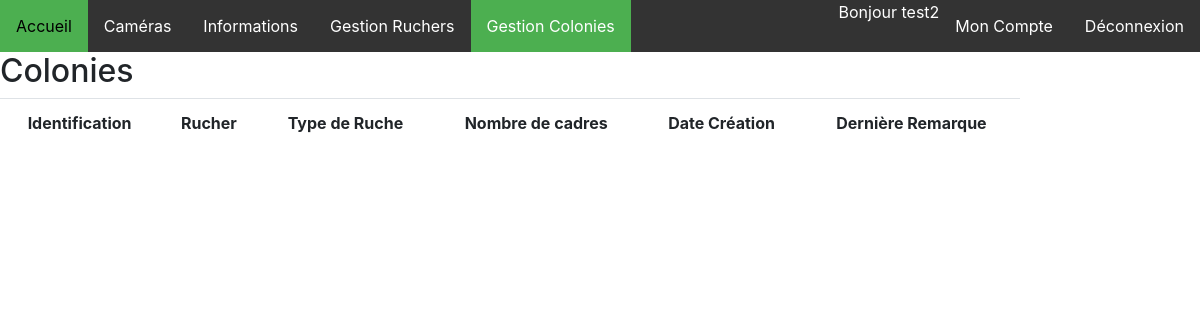
Before: /afficherColonies (signed in) with the older database file.
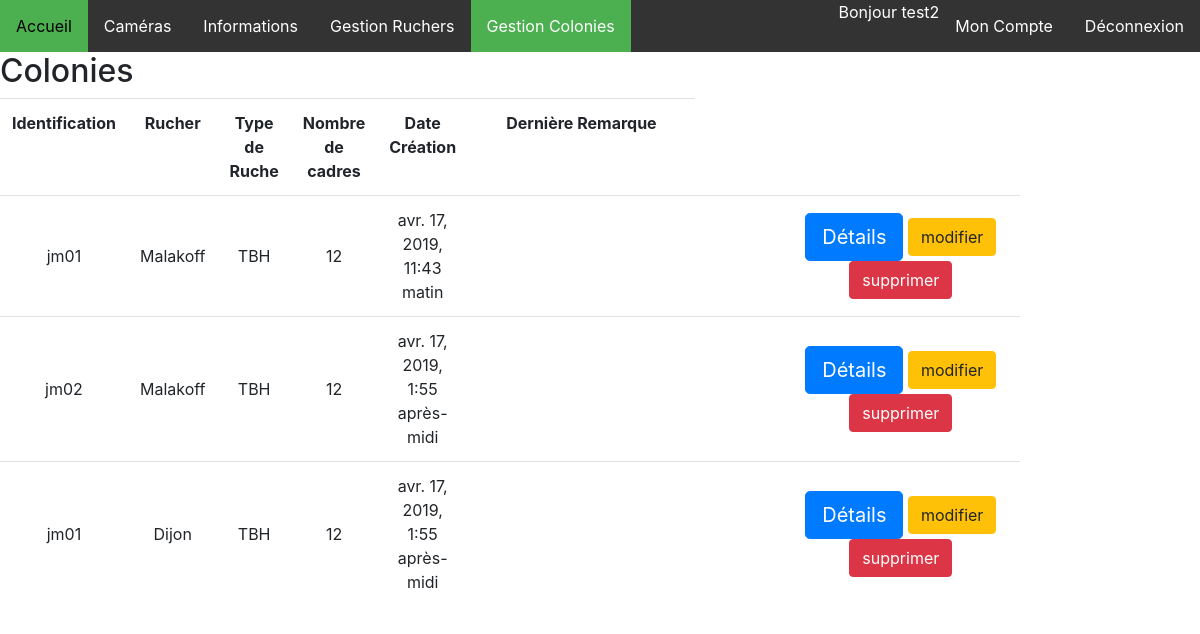
After: the same page with the newer database file.
### ruches/models.py (models this page shows, shortened)
class Colonie(models.Model):
    nom = models.CharField(max_length=200)
    rucher = models.ForeignKey(Rucher, on_delete=models.CASCADE)
    type = models.ForeignKey(TypeRuche, on_delete=models.CASCADE)
    nombre_de_cadres = models.CharField(max_length=20)
    date = models.DateTimeField(default=datetime.datetime.now)
    remarque = models.CharField(max_length=1024, null=True)

class Rucher(models.Model):
    nom = models.CharField(max_length=200, unique=True)
    user = models.ForeignKey(User, on_delete=models.CASCADE, null=True)
    adresseP = models.CharField(max_length=200, default='')
    adresseS = models.CharField(max_length=200, null=True, default='')
    codePostal = models.CharField(max_length=5, default='')
    ville = models.CharField(max_length=200, default='')
    def __str__(self):
        return self.nom

class TypeRuche(models.Model):
    nom = models.CharField(max_length=200)
    def __str__(self):
        return self.nom

### ruches/views.py (the view)
# urls.py: path('afficherColonies', views.afficherColonies, name='afficherColonies'),
def afficherColonies(request):
    colonies = Colonie.objects.all()
    return render(request, 'Apiculteurs/afficherColonies.html', {'colonies': colonies})

### templates/Apiculteurs/afficherColonies.html (shortened to what this page needs)
{% load static %}
<!DOCTYPE html>
<html lang="fr">
<head>
    <link rel="stylesheet" type="text/css" href="{% static 'ProjetRuches/css/style.css' %}">
    <link rel="stylesheet" href="https://stackpath.bootstrapcdn.com/bootstrap/4.1.3/css/bootstrap.min.css"
>
</head>
<body>
<ul class="navbarMenu">
    <li class="liNavBar"><a href="home">Accueil</a></li>
    <li class="liNavBar"><a href="camerasUser">Caméras</a></li>
    <li class="liNavBar"><a href="informationsUser">Informations</a></li>
    {% if user.is_authenticated %}
    <li class="dropdown2">
        <a href="afficherRuchers" class="dropbtn">Gestion Ruchers</a>
    </li><li class="dropdown2">
        <a href="afficherColonies" class="dropbtn active">Gestion Colonies</a>
    </li>
    <li class="right liNavBar"><a href="{% url 'logout' %}">Déconnexion</a></li>
    <li class="right liNavBar"><a href="/monCompte">Mon Compte</a></li>
    {% if user.is_superuser %}
    <li class="right liNavBar"><a href="showUsersAdmin">Administration</a></li>
    <li class="right liNavBar">Bonjour {{ user.username }} (superuser)</li>
    {% else %}
    <li class="right liNavBar">Bonjour {{ user.username }}</li>
    {% endif %}
    {% else %}
    <li class="right liNavBar"><a href="{% url 'login' %}">Connexion</a></li>
    <li class="right liNavBar"><a href="inscription">Inscription</a></li>
    {% endif %}
</ul>
<div>
    <h2>Colonies</h2>
    {% if user.is_authenticated %}
    <div class="table-responsive" style="padding-right: 15%">
        <table class="table table-hover" style="text-align: center">
            <tr>
                <th>Identification</th>
                <th>Rucher</th>
                <th>Type de Ruche</th>
                <th>Nombre de cadres</th>
                <th>Date Création</th>
                <th>Dernière Remarque</th>
            </tr>
            {% for colonie in colonies %}
            {% if colonie.rucher.user == user or user.is_staff%}
            <tr>
                <td style="vertical-align: middle">{{ colonie.nom }}</td>
                <td style="vertical-align: middle">{{ colonie.rucher }}</td>
                <td style="vertical-align: middle">{{ colonie.type }}</td>
                <td style="vertical-align: middle">{{ colonie.nombre_de_cadres }}</td>
                <td style="vertical-align: middle">{{ colonie.date }}</td>
                <td style="vertical-align: middle; width: 350px">{{ colonie.remarque }}</td>
                <td style="vertical-align: middle; width: 150px"></td>
                <td style="vertical-align: middle; width: 350px">
                    <form id="formDetails" method="get" style="display: inline-block"
                          action="#">
                        <button type="submit" class="btn btn-primary btn-lg m-0">Détails</button>
                    </form>
                    <form id="formModif" method="get" style="display: inline-block">
                        <button type="submit" class="btn btn-warning m-0">modifier</button>
                    </form>
                    <form id="formDel" method="post" onsubmit="return validateRucher(this,'{{colonie.nom}}')" style="display: inline-block"
                          action="{% url 'validSupprimerColonie' colonie.nom colonie.rucher %}">
                        <button type="submit" class="btn btn-danger m-0">supprimer</button>
                    </form>
                </td>
            </tr>
            {% endif %}
            {% endfor %}
        </table>
    </div>
    {% else %}
    <p>You are not logged</p>
    {% endif %}
</div>
</body>
</html>

### static/ProjetRuches/css/style.css (style rules this page uses)
body { margin: 0; }
ul.navbarMenu { list-style-type: none; margin: 0; padding: 0; overflow: hidden; background-color: #333; }
li.liNavBar { float: left; }
ul.navbarMenu li.right { float: right; color: white }
li.liNavBar a { text-decoration: none; }
li.liNavBar a, .dropbtn { display: inline-block; color: white; text-align: center; padding: 14px 16px; text-decoration: none; }
li.dropdown2 { display: inline-block; }
.active { background-color: #4CAF50; }

Changed rows visible on the page:
added Colonie: nom "jm01", rucher "Malakoff", type "TBH", nombre_de_cadres "12", date "avr. 17, 2019, 11:43 matin"
added Colonie: nom "jm02", rucher "Malakoff", type "TBH", nombre_de_cadres "12", date "avr. 17, 2019, 1:55 après-midi"
added Colonie: nom "jm01", rucher "Dijon", type "TBH", nombre_de_cadres "12", date "avr. 17, 2019, 1:55 après-midi"
